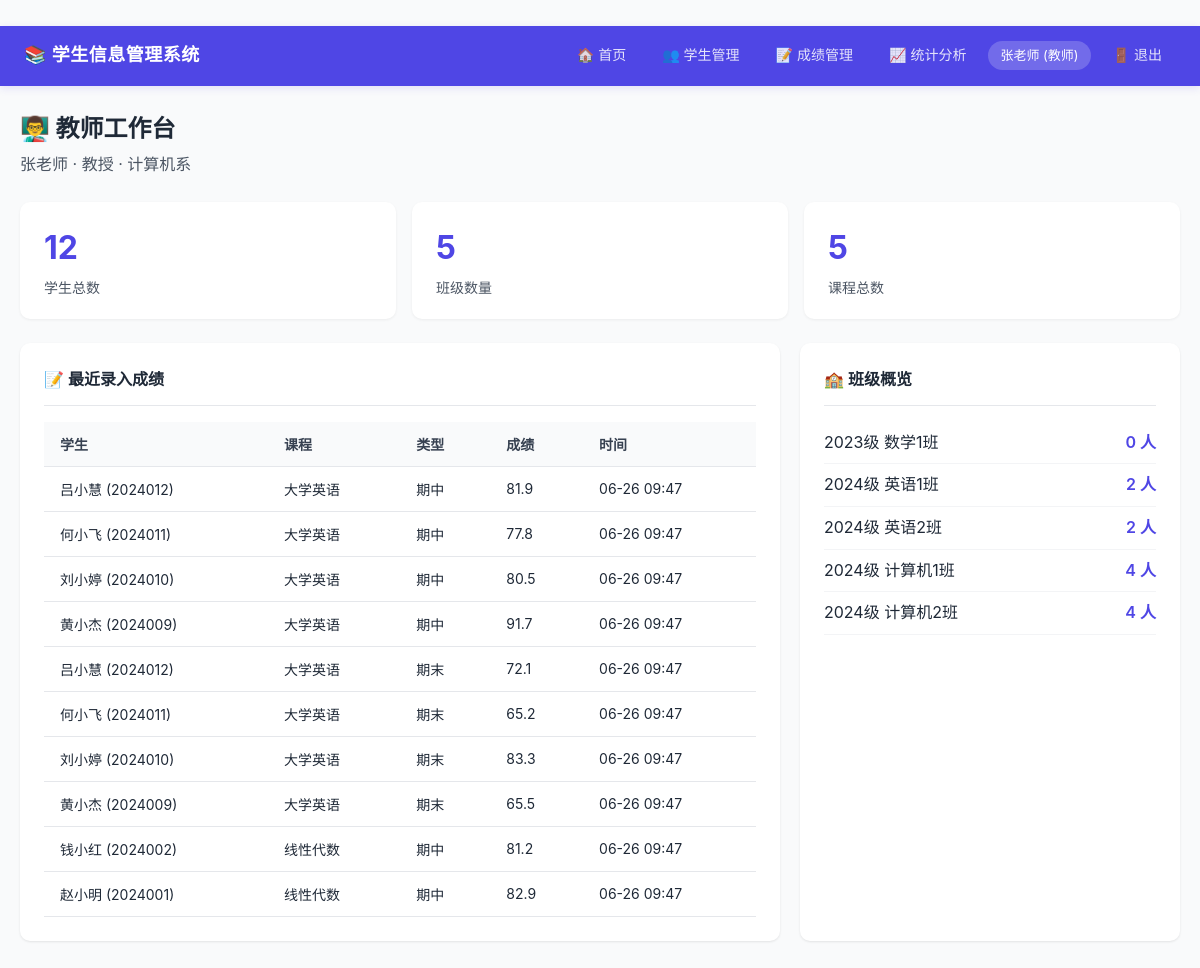
The page /teacher/ (signed in) on the database its author committed.
### core/models.py (models this page shows, shortened)
class User(AbstractUser):
    ROLE_CHOICES = (
        ("student", "学生"),
        ("teacher", "教师"),
    )
    role = models.CharField(max_length=10, choices=ROLE_CHOICES, verbose_name="角色")
    phone = models.CharField(max_length=20, blank=True, verbose_name="手机号")
    class Meta:
        verbose_name = "用户"
        verbose_name_plural = "用户"

class Teacher(models.Model):
    user = models.OneToOneField(User, on_delete=models.CASCADE, verbose_name="用户")
    teacher_no = models.CharField(max_length=20, unique=True, verbose_name="工号")
    title = models.CharField(max_length=50, blank=True, verbose_name="职称")
    department = models.CharField(max_length=100, blank=True, verbose_name="所属院系")
    class Meta:
        verbose_name = "教师"
        verbose_name_plural = "教师"

class Grade(models.Model):
    student = models.ForeignKey(
        Student, on_delete=models.CASCADE, related_name="grades", verbose_name="学生"
    )
    course = models.ForeignKey(
        Course, on_delete=models.CASCADE, related_name="grades", verbose_name="课程"
    )
    score = models.DecimalField(max_digits=5, decimal_places=1, verbose_name="分数")
    exam_type = models.CharField(
        max_length=20,
        choices=(
            ("midterm", "期中"),
            ("final", "期末"),
            ("makeup", "补考"),
            ("daily", "平时"),
        ),
        default="final",
        verbose_name="考试类型",
    )
    created_at = models.DateTimeField(auto_now_add=True, verbose_name="录入时间")
    updated_at = models.DateTimeField(auto_now=True, verbose_name="更新时间")
    class Meta:
        verbose_name = "成绩"
        verbose_name_plural = "成绩"
        unique_together = ["student", "course", "exam_type"]
        ordering = ["-created_at"]

class Student(models.Model):
    user = models.OneToOneField(User, on_delete=models.CASCADE, verbose_name="用户")
    student_no = models.CharField(max_length=20, unique=True, verbose_name="学号")
    class_obj = models.ForeignKey(
        Class, on_delete=models.SET_NULL, null=True, blank=True,
        related_name="students", verbose_name="所属班级"
    )
    gender = models.CharField(
        max_length=4,
        choices=(("男", "男"), ("女", "女")),
        default="男",
        verbose_name="性别",
    )
    birth_date = models.DateField(null=True, blank=True, verbose_name="出生日期")
    address = models.CharField(max_length=200, blank=True, verbose_name="家庭住址")
    enrollment_date = models.DateField(null=True, blank=True, verbose_name="入学日期")
    class Meta:
        verbose_name = "学生"
        verbose_name_plural = "学生"
        ordering = ["student_no"]

class Course(models.Model):
    name = models.CharField(max_length=100, verbose_name="课程名称")
    code = models.CharField(max_length=20, unique=True, verbose_name="课程编号")
    credit = models.DecimalField(max_digits=3, decimal_places=1, default=2.0, verbose_name="学分")
    teacher = models.ForeignKey(
        Teacher, on_delete=models.SET_NULL, null=True, blank=True,
        related_name="courses", verbose_name="授课教师"
    )
    semester = models.CharField(max_length=20, verbose_name="学期", default="2025-2026-2")
    class Meta:
        verbose_name = "课程"
        verbose_name_plural = "课程"

class Class(models.Model):
    name = models.CharField(max_length=50, unique=True, verbose_name="班级名称")
    grade = models.CharField(max_length=20, verbose_name="年级")
    created_at = models.DateTimeField(auto_now_add=True, verbose_name="创建时间")
    class Meta:
        verbose_name = "班级"
        verbose_name_plural = "班级"
        ordering = ["grade", "name"]

### core/views.py (the view)
# urls.py: path("teacher/", views.teacher_dashboard, name="teacher_dashboard"),
@login_required
@teacher_required
def teacher_dashboard(request):
    teacher = get_object_or_404(Teacher, user=request.user)
    total_students = Student.objects.count()
    total_classes = Class.objects.count()
    total_courses = Course.objects.count()
    recent_grades = Grade.objects.select_related("student", "course").order_by("-created_at")[:10]
    class_list = Class.objects.annotate(student_count=Count("students"))
    context = {
        "teacher": teacher,
        "total_students": total_students,
        "total_classes": total_classes,
        "total_courses": total_courses,
        "recent_grades": recent_grades,
        "class_list": class_list,
    }
    return render(request, "core/teacher_dashboard.html", context)

### core/templates/core/teacher_dashboard.html (shortened to what this page needs)
﻿{% extends "core/base.html" %}
{% block content %}
<div class="page-header">
    <h1>👨‍🏫 教师工作台</h1>
    <p>{{ teacher.user.first_name|default:teacher.user.username }} · {{ teacher.title|default:"教师" }} · {{ teacher.department }}</p>
</div>
<div class="stats-grid">
    <div class="stat-card">
        <div class="stat-value">{{ total_students }}</div>
        <div class="stat-label">学生总数</div>
    </div>
    <div class="stat-card">
        <div class="stat-value">{{ total_classes }}</div>
        <div class="stat-label">班级数量</div>
    </div>
    <div class="stat-card">
        <div class="stat-value">{{ total_courses }}</div>
        <div class="stat-label">课程总数</div>
    </div>
</div>
<div style="display:grid;grid-template-columns:2fr 1fr;gap:20px;">
    <div class="card">
        <div class="card-header">📝 最近录入成绩</div>
        {% if recent_grades %}
        <div class="table-wrap">
            <table>
                <thead><tr><th>学生</th><th>课程</th><th>类型</th><th>成绩</th><th>时间</th></tr></thead>
                <tbody>
                    {% for g in recent_grades %}
                    <tr>
                        <td>{{ g.student.user.first_name }} ({{ g.student.student_no }})</td>
                        <td>{{ g.course.name }}</td>
                        <td>{{ g.get_exam_type_display }}</td>
                        <td>{{ g.score }}</td>
                        <td>{{ g.created_at|date:"m-d H:i" }}</td>
                    </tr>
                    {% endfor %}
                </tbody>
            </table>
        </div>
        {% else %}
        <p style="color:var(--gray-600);">暂无成绩记录</p>
        {% endif %}
    </div>
    <div class="card">
        <div class="card-header">🏫 班级概览</div>
        {% for c in class_list %}
        <div style="display:flex;justify-content:space-between;padding:8px 0;border-bottom:1px solid var(--gray-100);">
            <span>{{ c.grade }} {{ c.name }}</span>
            <span style="color:var(--primary);font-weight:600;">{{ c.student_count }} 人</span>
        </div>
        {% endfor %}
    </div>
</div>
{% endblock %}

### core/templates/core/base.html (shortened to what this page needs)
﻿<!DOCTYPE html>
<html lang="zh-CN">
<head>
    {% load static %}
    <link rel="stylesheet" href="{% static 'css/style.css' %}">
</head>
<body>
    {% if user.is_authenticated %}
    <nav class="navbar">
        <a href="/" class="brand" style="color:#fff;text-decoration:none;">📚 学生信息管理系统</a>
        <div class="nav-links">
            {% if user.role == "student" %}
                <a href="{% url 'student_dashboard' %}">🏠 首页</a>
                <a href="{% url 'student_info' %}">👤 个人信息</a>
                <a href="{% url 'student_grades' %}">📊 成绩查询</a>
            {% elif user.role == "teacher" %}
                <a href="{% url 'teacher_dashboard' %}">🏠 首页</a>
                <a href="{% url 'student_list' %}">👥 学生管理</a>
                <a href="{% url 'grade_list' %}">📝 成绩管理</a>
                <a href="{% url 'statistics' %}">📈 统计分析</a>
            {% endif %}
            <span class="user-badge">{{ user.first_name|default:user.username }} ({{ user.get_role_display }})</span>
            <a href="{% url 'logout' %}">🚪 退出</a>
        </div>
    </nav>
    {% endif %}
    <div class="container">
        {% block content %}{% endblock %}
    </div>
</body>
</html>

### static/css/style.css (style rules this page uses)
* { margin: 0; padding: 0; box-sizing: border-box; }
body { font-family: -apple-system, BlinkMacSystemFont, "Segoe UI", Roboto, "Noto Sans SC", sans-serif; background: var(--gray-50); color: var(--gray-800); line-height: 1.6; min-height: 100vh; }
.navbar { background: var(--primary); color: #fff; padding: 0 24px; height: 60px; display: flex; align-items: center; justify-content: space-between; box-shadow: 0 2px 8px rgba(79,70,229,0.15); }
.navbar .brand { font-size: 18px; font-weight: 700; letter-spacing: 0.5px; }
.navbar .nav-links { display: flex; gap: 8px; align-items: center; }
.navbar .nav-links a { color: rgba(255,255,255,0.85); text-decoration: none; padding: 6px 14px; border-radius: 6px; font-size: 14px; transition: all 0.2s; }
.navbar .nav-links .user-badge { background: rgba(255,255,255,0.2); padding: 4px 12px; border-radius: 20px; font-size: 13px; }
.container { max-width: 1200px; margin: 0 auto; padding: 24px 20px; }
.page-header { margin-bottom: 24px; }
.page-header h1 { font-size: 24px; font-weight: 700; color: var(--gray-800); }
.page-header p { color: var(--gray-600); margin-top: 4px; }
.card { background: #fff; border-radius: var(--radius); box-shadow: 0 1px 3px rgba(0,0,0,0.06), 0 1px 2px rgba(0,0,0,0.04); padding: 24px; margin-bottom: 20px; }
.card-header { font-size: 16px; font-weight: 600; margin-bottom: 16px; padding-bottom: 12px; border-bottom: 1px solid var(--gray-200); }
.stats-grid { display: grid; grid-template-columns: repeat(auto-fit, minmax(220px, 1fr)); gap: 16px; margin-bottom: 24px; }
.stat-card { background: #fff; border-radius: var(--radius); padding: 20px 24px; box-shadow: 0 1px 3px rgba(0,0,0,0.06); }
.stat-card .stat-value { font-size: 32px; font-weight: 700; color: var(--primary); }
.stat-card .stat-label { font-size: 14px; color: var(--gray-600); margin-top: 4px; }
.table-wrap { overflow-x: auto; }
table { width: 100%; border-collapse: collapse; font-size: 14px; }
table th, table td { padding: 12px 16px; text-align: left; border-bottom: 1px solid var(--gray-200); }
table th { background: var(--gray-50); font-weight: 600; color: var(--gray-700); white-space: nowrap; }

### rows shown on the page
User: first_name "张老师", role "教师"
Teacher: user.first_name "张老师", title "教授", department "计算机系"
Grade: student.user.first_name "吕小慧", student.student_no "2024012", course.name "大学英语", exam_type "期中", score "81.9", created_at "06-26 09:47"
Grade: student.user.first_name "何小飞", student.student_no "2024011", course.name "大学英语", exam_type "期中", score "77.8", created_at "06-26 09:47"
Grade: student.user.first_name "刘小婷", student.student_no "2024010", course.name "大学英语", exam_type "期中", score "80.5", created_at "06-26 09:47"
Grade: student.user.first_name "黄小杰", student.student_no "2024009", course.name "大学英语", exam_type "期中", score "91.7", created_at "06-26 09:47"
Grade: student.user.first_name "吕小慧", student.student_no "2024012", course.name "大学英语", exam_type "期末", score "72.1", created_at "06-26 09:47"
Grade: student.user.first_name "何小飞", student.student_no "2024011", course.name "大学英语", exam_type "期末", score "65.2", created_at "06-26 09:47"
Grade: student.user.first_name "刘小婷", student.student_no "2024010", course.name "大学英语", exam_type "期末", score "83.3", created_at "06-26 09:47"
Grade: student.user.first_name "黄小杰", student.student_no "2024009", course.name "大学英语", exam_type "期末", score "65.5", created_at "06-26 09:47"
Grade: student.user.first_name "钱小红", student.student_no "2024002", course.name "线性代数", exam_type "期中", score "81.2", created_at "06-26 09:47"
Grade: student.user.first_name "赵小明", student.student_no "2024001", course.name "线性代数", exam_type "期中", score "82.9", created_at "06-26 09:47"
Class: grade "2023级", name "数学1班", student_count "0"
Class: grade "2024级", name "英语1班", student_count "2"
Class: grade "2024级", name "英语2班", student_count "2"
Class: grade "2024级", name "计算机1班", student_count "4"
Class: grade "2024级", name "计算机2班", student_count "4"

### other values the page prints
{{ total_students }} "12"
{{ total_classes }} "5"
{{ total_courses }} "5"
